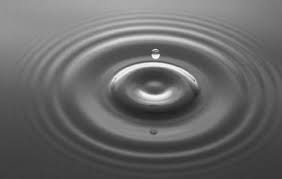
#> input picture HW3/3.jpg, 282 x 179 px, found by its file name
$ python 3.py
#> lines starting #> are read from the running program, lines starting #| are printed output that depends on the picture
import cv2
import numpy as np

drop = cv2.imread(r'HW3\3.jpg', cv2.IMREAD_GRAYSCALE)
#> drop is the input picture: shape (179, 282); min 31, max 255, mean 104.2
if drop is None:
    print("Error: HW3\\3.jpg not found!")
    exit()

drop = drop.astype(np.float32)
drop -= drop.mean()
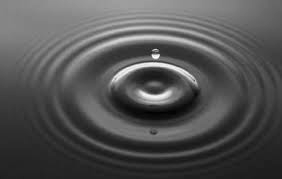
#> drop: shape (179, 282) float32; min -73.23, max 150.8, mean 0; drawn with min black and max white

f = np.fft.fft2(drop)
f_shifted = np.fft.fftshift(f)
pattern = np.real(np.fft.ifft2(np.fft.ifftshift(f_shifted)))

cv2.imwrite('noise.png', pattern + 128)

def add_noise(image_path, save_as='noisy.jpg'):
#> called with image_path = 'HW3\\4.bmp', save_as = '4.jpg'
    img = cv2.imread(image_path)
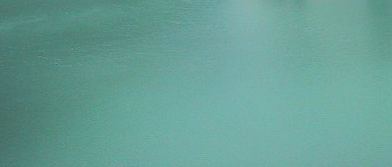
#> input picture HW3/4.bmp, 392 x 167 px, found by its file name
#> img is the input picture: shape (167, 392, 3); mean B, G, R 149.6, 159.2, 103.6
    if img is None:
        print("Image not found:", image_path)
        return
    noise = cv2.resize(pattern, (img.shape[1], img.shape[0]))
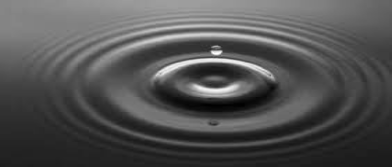
#> noise: shape (167, 392) float64; min -70.91, max 149, mean 0; drawn with min black and max white
    if len(img.shape) == 3:
#> (the run stopped early here; a loop or call above may not have finished)
